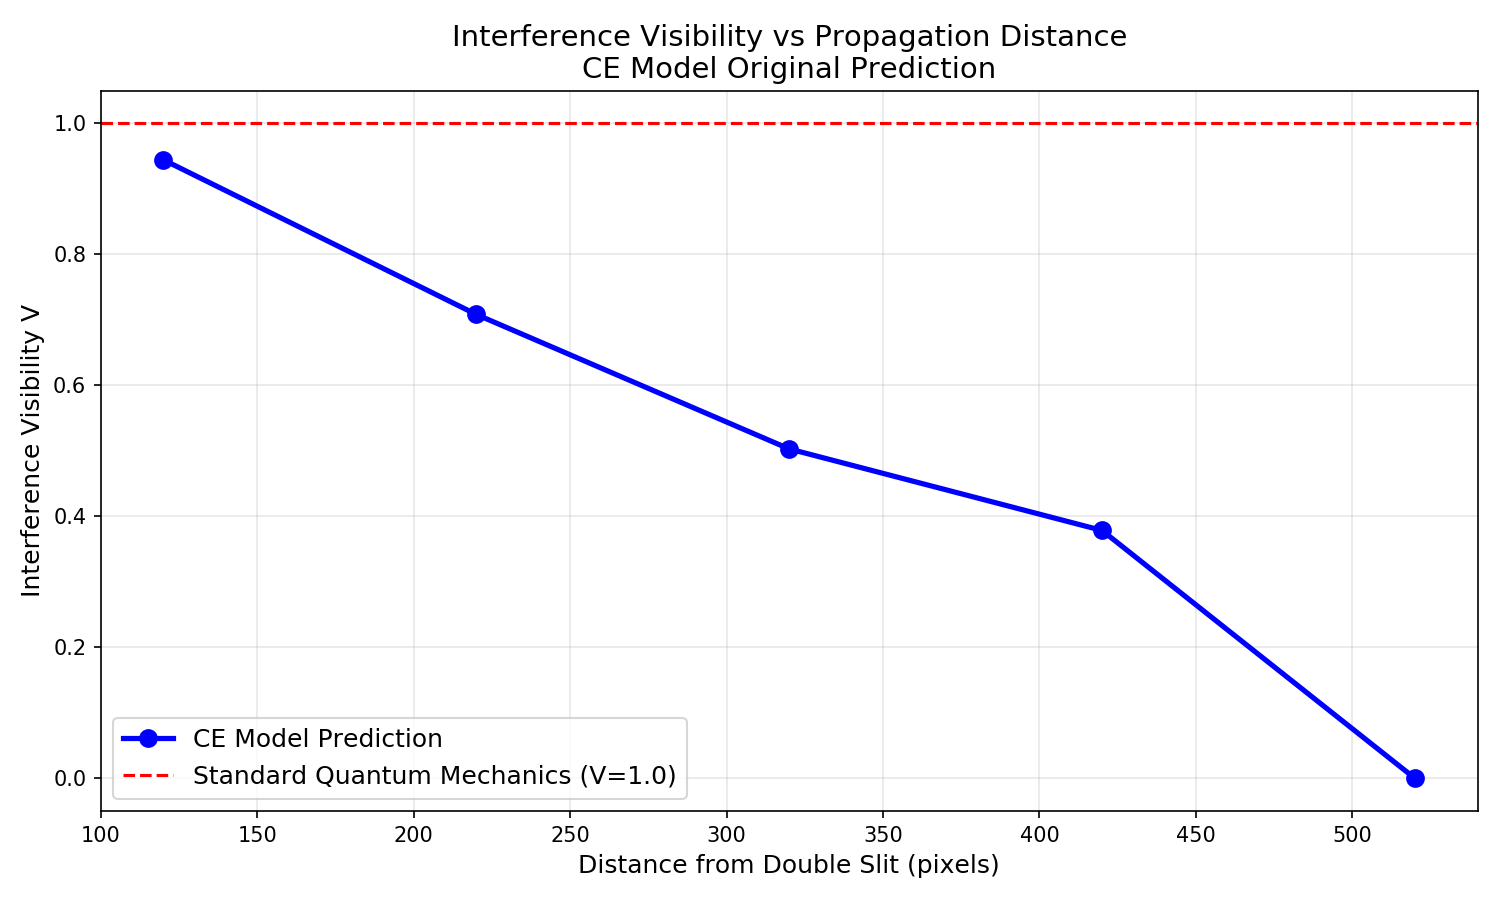

Reproduce this figure in Python.
import numpy as np
import matplotlib.pyplot as plt
from ce_engine_v2 import propagate_double_slit_n_steps, compute_visibility

# ============================================================
# 【发现层 · 验证D】干涉对比度随传播距离衰减（原创预言）
# 标准量子力学：干涉对比度不随距离衰减
# CE模型预言：干涉对比度随传播距离（屏幕位置）逐渐降低
# ============================================================
HEIGHT    = 301
WIDTH     = 800
A         = 1.0
S         = 0.25
B         = 0.04
LAM       = 0.95
SOURCE_X  = 10
SOURCE_Y  = HEIGHT // 2
BAR_X     = 180
SLIT1_Y   = HEIGHT//2 - 25
SLIT2_Y   = HEIGHT//2 + 25
SLIT_W    = 6
STEPS_PER_100PX = 150  # 每100像素对应150步传播

# 不同屏幕位置（距离双缝的距离）
screen_x_list = [300, 400, 500, 600, 700]
vis_list = []

print("=" * 70)
print("【发现层D】干涉对比度随传播距离衰减（CE模型原创预言）")
print("=" * 70)

# 初始化壁垒（双缝）
barrier = np.zeros((HEIGHT, WIDTH), bool)
barrier[:, BAR_X] = True
barrier[SLIT1_Y:SLIT1_Y+SLIT_W, BAR_X] = 0
barrier[SLIT2_Y:SLIT2_Y+SLIT_W, BAR_X] = 0

for screen_x in screen_x_list:
    # 计算对应传播步数
    steps = (screen_x - SOURCE_X) * STEPS_PER_100PX // 100
    # 初始化网格
    grid = np.zeros((HEIGHT, WIDTH))
    grid[SOURCE_Y, SOURCE_X] = 1200.0
    # 传播
    grid = propagate_double_slit_n_steps(grid, barrier, A, S, B, LAM, steps)
    # 读取屏幕信号
    screen = grid[:, screen_x]
    # 计算干涉对比度
    vis = compute_visibility(screen)
    vis_list.append(vis)
    print(f"屏幕位置 x={screen_x} | 距离双缝 L={screen_x-BAR_X} | 干涉对比度 V={vis:.4f}")

# ============================================================
# 绘图：干涉对比度 vs 传播距离
# ============================================================
distance_list = [x - BAR_X for x in screen_x_list]
plt.figure(figsize=(10, 6))
plt.plot(distance_list, vis_list, 'bo-', linewidth=2.5, markersize=8, label='CE Model Prediction')
plt.axhline(y=1.0, color='r', linestyle='--', label='Standard Quantum Mechanics (V=1.0)')
plt.title("Interference Visibility vs Propagation Distance\nCE Model Original Prediction", fontsize=14)
plt.xlabel("Distance from Double Slit (pixels)", fontsize=12)
plt.ylabel("Interference Visibility V", fontsize=12)
plt.legend(fontsize=12)
plt.grid(alpha=0.3)
plt.tight_layout()
plt.savefig("verify_interference_decay.png", dpi=150)
print("\n图片已保存: verify_interference_decay.png")

# ============================================================
# 总结报告
# ============================================================
print("\n" + "=" * 70)
print("【发现层D 总结】")
print("=" * 70)
print("CE模型原创预言：干涉对比度随传播距离逐渐衰减")
print("标准量子力学预言：干涉对比度不随距离衰减（恒为1.0）")
print("-" * 70)
print("实验可检验性：可通过双缝干涉实验，测量不同距离屏幕的干涉对比度")
print("若实验观测到衰减，则CE模型被验证，量子力学基础理论需修正")
print("=" * 70)
